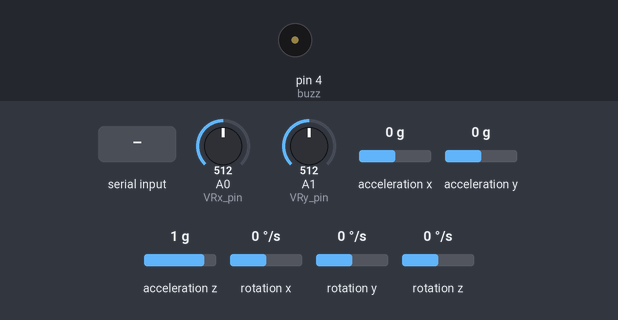
The sketch below on a simulated Arduino Uno, built with avr-gcc and run on an emulated ATmega328P. On the bench: buzzer (waves = sounding). Inputs (shaded band) come from the test bench; at power-on: A1 (VRy_pin) = 512, A0 (VRx_pin) = 512, acceleration x 0 g, acceleration y 0 g, acceleration z 1 g, rotation x 0 °/s, rotation y 0 °/s, rotation z 0 °/s. What the sketch prints to the serial monitor is not drawn.

Above: at 1.2 s.
1.3 s: "E" received over Serial
4.9 s: A1 (VRy_pin) set to 312
6.4 s: A1 (VRy_pin) set to 284
8.6 s: A0 (VRx_pin) set to 316
11.6 s: A0 (VRx_pin) set to 294
Timing chart, 0 to 14.6 s (numbered marks = the images above; inputs shaded):
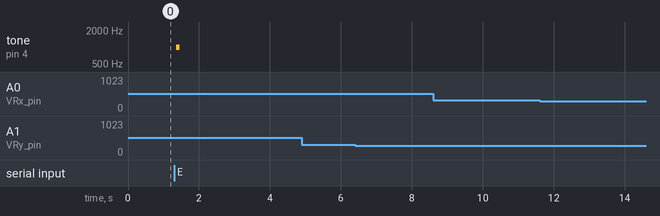

Measured:
- after the input at 1.3 s, tone on pin 4 (buzz): silent → 1000 Hz after 0.05 s, → silent 0.10 s later
- after the input at 4.9 s, every drawn part: stays the same
- after the input at 6.4 s, every drawn part: stays the same
- after the input at 8.6 s, every drawn part: stays the same
- after the input at 11.6 s, every drawn part: stays the same

The sketch:

control.ino
```cpp
#include <Wire.h>
#include <MPU6050.h>

//testing getting output from joystick on the arduino
int VRx_pin = A0;
int VRy_pin = A1;

int buzz = 4;
int incomingByte = 0;

MPU6050 mpu;

void setup() {
  Serial.begin(9600);
  pinMode(VRx_pin, INPUT);
  pinMode(VRy_pin, INPUT);
  pinMode(buzz, OUTPUT);
  checkSettings();

  Wire.begin();
  mpu.initialize();
}

void checkSettings() {
  Serial.println();
}

void joystick() {

  int xPosition = analogRead(VRx_pin);
  int yPosition = analogRead(VRy_pin);

  if(yPosition >= 800 && yPosition <= 1023){
    Serial.print("w");
    delay(100);
  } else if(xPosition >= 0 && xPosition <= 300){
    Serial.print("a");
    delay(100);
  } else if(yPosition >= 0 && yPosition <= 300){
    Serial.print("s");
    delay(100);
  } else if(xPosition >= 800 && xPosition <= 1023){
    Serial.print("d");
    delay(100);
  }
}


void gyroscope() {

  int16_t ax, ay, az, gx, gy, gz;

  // Read accelerometer and gyroscope data
  mpu.getMotion6(&ax, &ay, &az, &gx, &gy, &gz);
/*
  Print gyroscope data
  Serial.print("Gyroscope: ");
  Serial.print(gx); Serial.print(", ");
  Serial.print(gy); Serial.print(", ");
  Serial.println(gz);
*/
  delay(100);

  if(gy > 10000){
    Serial.print("w");
    delay(100);
  } else if(gx <= -10000){
    Serial.print("a");
    delay(100);
  } else if(gy <= -10000){
    Serial.print("s");
    delay(100);
  } else if(gx >= 10000){
    Serial.print("d");
    delay(100);
  }
}

void buzzer() {
  if(Serial.available() > 0){
    incomingByte = Serial.read();
    Serial.println(incomingByte); // Read byte coming from snake program

    if(incomingByte == 'E'){
      // Apple was eaten, ring the buzzer
      tone(buzz, 1000);
      delay(100);
      noTone(buzz);
    }
  }
}

void loop() {
  buzzer();
  joystick();
  gyroscope();
}
```
